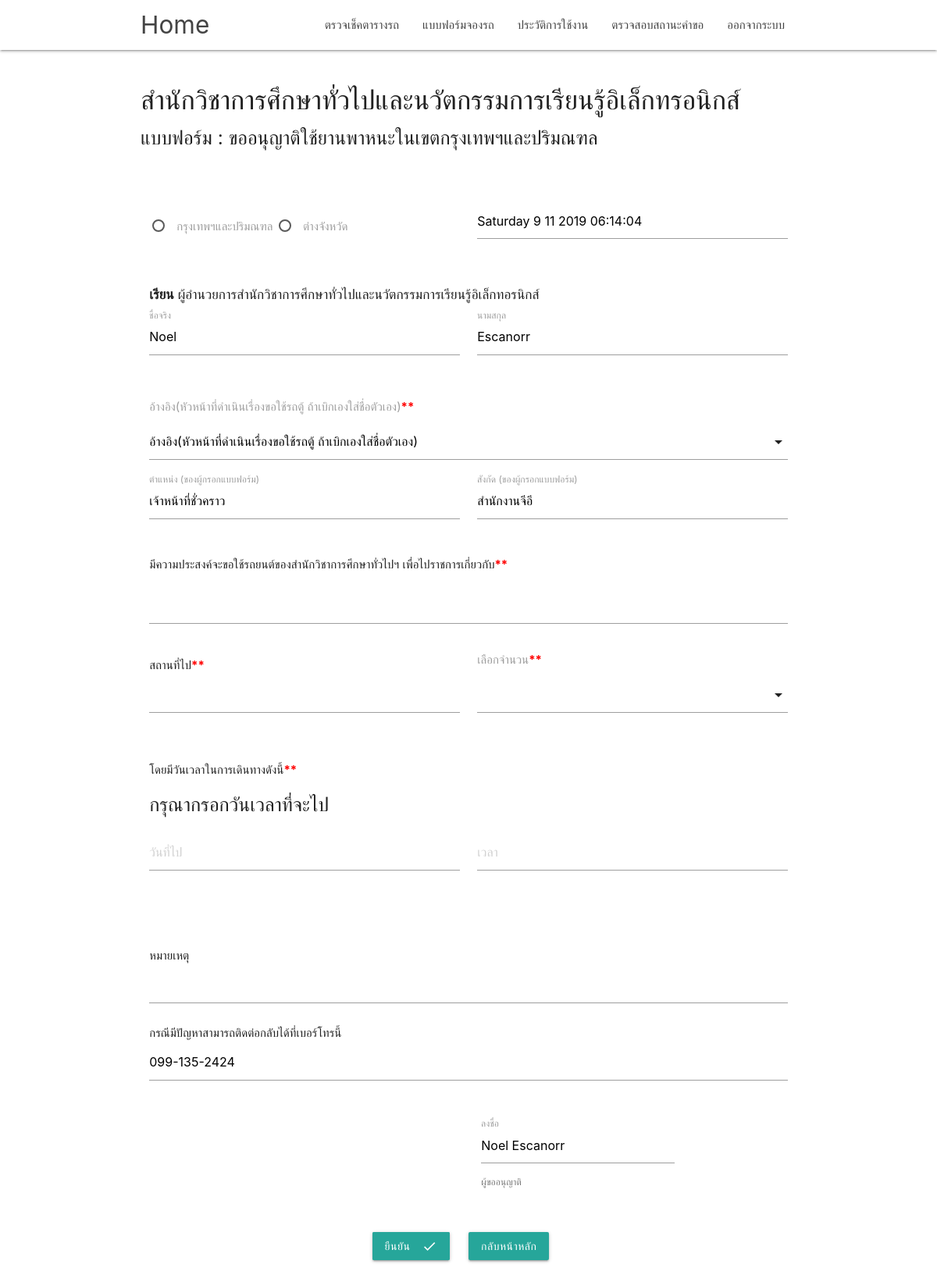
Screenshot of /user/form_rentform.php (signed in) with the database file from the repository.
### tables this page shows
CREATE TABLE `user` (
  `id` varchar(255) NOT NULL,
  `password` text NOT NULL,
  `fname` text NOT NULL,
  `lname` text NOT NULL,
  `role` text NOT NULL,
  `email` text NOT NULL,
  `phone` text NOT NULL,
  `rank` text NOT NULL,
  `department` text NOT NULL
);

### user/form_rentform.php (the view, shortened to what this page needs)
<?php
if (isset($_SESSION['id'])) {
    $user_id = $_SESSION['id'];
} else {
    header("location:../login.php");
    exit();
}
require '../server/server.php';
$sql = "SELECT user.fname,user.lname,phone,user.rank,department FROM user WHERE user.id='$user_id'";
$result = mysqli_query($connect, $sql);
$name = mysqli_fetch_array($result);
?>
<!DOCTYPE html>
<html lang="en">
<head>
    <link href="../css/materialize.css" type="text/css" rel="stylesheet" media="screen,projection" />
    <link href="../css/style.css" type="text/css" rel="stylesheet" media="screen,projection" />
</head>
<body>
    <nav class="white" role="navigation">
        <div class="nav-wrapper container">
            <a id="logo-container" href="../index.php" class="brand-logo">Home</a>
            <ul class="right hide-on-med-and-down">
                <li><a href="calender.php">ตรวจเช็คตารางรถ</a></li>
                <li><a href="form_rentform.php">แบบฟอร์มจองรถ</a></li>
                <li><a href="history.php">ประวัติการใช้งาน</a></li>
                <li><a href="checkstatus.php">ตรวจสอบสถานะคำขอ</a></li>
                <li><a href="../login.php">ออกจากระบบ</a></li>
            </ul>
        </div>
    </nav>
    <form action="rentform.php" id="nukKaew" method="POST">
        <div class="container">
            <div class="content border border-secondary mt-3 pb-1 pt-1">
                <div class="m-4"><br>
                    <h4 class="text-center">สำนักวิชาการศึกษาทั่วไปและนวัตกรรมการเรียนรู้อิเล็กทรอนิกส์<br>
                        <h5 class="text-center">แบบฟอร์ม : ขออนุญาติใช้ยานพาหนะในเขตกรุงเทพฯและปริมณฑล</h5>
                    </h4>
                </div>
            </div><br><br>
            <div class="row">
                <div class="input-field col s6">
                    <p> <label>
                            <span>กรุงเทพฯและปริมณฑล </span>
                        </label>
                        <label>
                            <span>ต่างจังหวัด </span>
                        </label>
                    </p>
                </div>
                <div class="input-field col s6">
                    <input name="date_write" type="text" placeholder="วัน/เดือน/ปี (ที่กรอกแบบฟอร์ม)" value="<?php echo date("l j m Y H:i:s") ?>" readonly>
                </div>
            </div>
            <div class="row">
                <div class="col s12">
                    <h6><b>เรียน</b> ผู้อำนวยการสำนักวิชาการศึกษาทั่วไปและนวัตกรรมการเรียนรู้อิเล็กทอรนิกส์</h6>
                    <div class="row">
                        <div class="input-field col s6">
                            <input name="first_name" id="first_name" type="text" class="validate" value="<?php echo $name['fname'] ?>" required readonly>
                            <label for="first_name">ชื่อจริง</label>
                        </div>
                        <div class="input-field col s6">
                            <input name="last_name" id="last_name" type="text" class="validate" value="<?php echo $name['lname'] ?>" required readonly>
                            <label for="last_name">นามสกุล</label>
                        </div>
                    </div>
                    <div class="input-field"><br><br>
                        <label>อ้างอิง(หัวหน้าที่ดำเนินเรื่องขอใช้รถตู้ ถ้าเบิกเองใส่ชื่อตัวเอง)<b style="color:red">**</b></label>
                    </div>
                    <div class="row">
                        <div class="input-field col s6">
                            <input name="rank" id="rank" type="text" class="validate" value="<?php echo $name['rank'] ?>" required readonly>
                            <label for="rank">ตำแหน่ง (ของผู้กรอกแบบฟอร์ม)</label>
                        </div>
                        <div class="input-field col s6">
                            <input name="zone" id="zone" type="text" class="validate" value="<?php echo $name['department'] ?>" required readonly>
                            <label for="zone">สังกัด (ของผู้กรอกแบบฟอร์ม)</label>
                        </div>
                    </div>
                    <p>มีความประสงค์จะขอใช้รถยนต์ของสำนักวิชาการศึกษาทั่วไปฯ เพื่อไปราชการเกี่ยวกับ<b style="color:red">**</b></p>
                    <input type="text" name="want" class="want" required>
                    <div class="row">
                        <div class="input-field col s6">
                            <p>สถานที่ไป<b style="color:red">**</b><input type="text" name="place" class="P_80 mt-2" required></p>
                        </div>
                        <div class="input-field col s6"><br><br>
                            <label>เลือกจำนวน<b style="color:red">**</b></label>
                        </div>
                    </div>
                    <p>โดยมีวันเวลาในการเดินทางดังนี้<b style="color:red">**</b></p>
                    <h5 id="pp">
                        <div class="row">
                            <div class="input-field col s6">
                                <input name="date_go" type="text" class="datepicker" placeholder="วันที่ไป" id="date_goo" required readonly>
                            </div>
                            <div class="input-field col s6">
                                <input name="time_go" type="text" class="timepicker" placeholder="เวลา" id="time_goo" required readonly>
                            </div>
                        </div>
                        <div class="row">
                            <div class="input-field col s6">
                            </div>
                            <div class="input-field col s6">
                            </div>
                        </div>
                        <div>
                            <p>หมายเหตุ <input type="text" class="reason" name="note"></p>
                            <p>กรณีมีปัญหาสามารถติดต่อกลับได้ที่เบอร์โทรนี้<input name="phone_num" type="text" class="phone_num" value="<?php echo $name['phone'] ?>" required></p>
                        </div><br>
                        <div class="row">
                            <div class="col s6 offset-s6">
                                <div class="input-field inline">
                                    <input name="license_user" id="name_ask" type="text" class="validate" value="<?php echo $name['fname'] . " " . $name['lname'] ?>" required readonly>
                                    <label for="name_ask">ลงชื่อ</label>
                                    <span class="helper-text" data-error="wrong" data-success="right">ผู้ขออนุญาติ</span>
                                </div>
                            </div>
                        </div>
                </div>
            </div>
        </div>
    </form>
    <div class="center-align">
        <button type="submit" form="nukKaew" class="btn pulse waves-effect waves-light">ยืนยัน
            <i class="material-icons right">done</i>
        </button>
        <a href="../index.php" id="but3" class="waves-effect waves-light btn">กลับหน้าหลัก</a>
    </div><br><br>
</body>
</html>

### css/style.css (style rules this page uses)
nav ul a, nav .brand-logo { color: #444; }
p { line-height: 2rem; }

### user/form_rentform.php (style rules this page uses)
#but3 { margin-left: 20px; margin-right: 20px; }

### rows the page displays
user: first_name "Noel", last_name "Escanorr", rank "เจ้าหน้าที่ชั่วคราว", zone "สำนักงานจีอี", phone_num "099-135-2424", license_user "Noel Escanorr"
